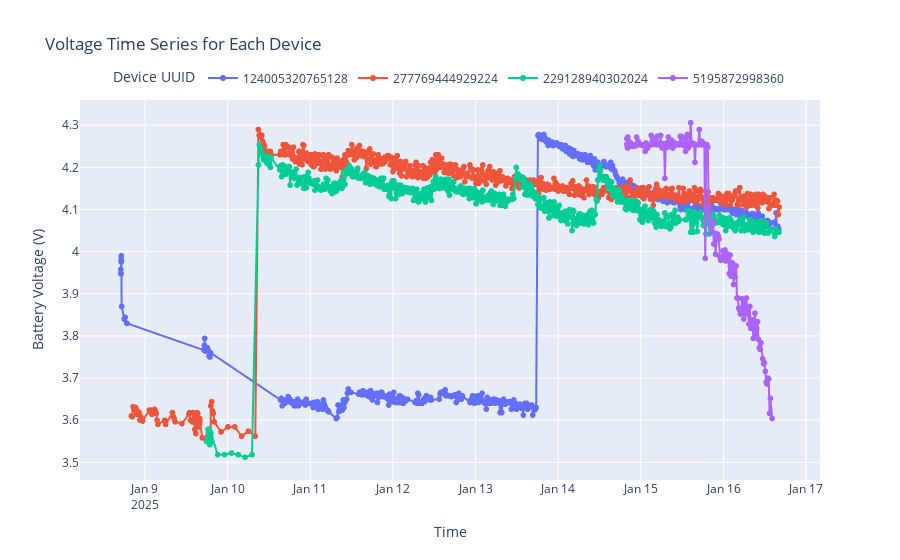

The code cell stored with this chart in its notebook:
### Code cell
import pandas as pd
import plotly.express as px

# Fetch all documents from the collection
documents = collection.find(
    {}, {"meta.uuid": 1, "time.server.UTC": 1, "meta.power.battery.voltage": 1})

# Prepare data for plotting
data = []
for doc in documents:
    # Extract relevant fields
    uuid = doc.get("meta", {}).get("uuid")
    if isinstance(uuid, dict):
        uuid = uuid.get("$numberLong")
    timestamp = doc.get("time", {}).get("server", {}).get("UTC")
    voltage = doc.get("meta", {}).get(
        "power", {}).get("battery", {}).get("voltage")

    # Add to the data list if all fields are present
    if uuid and timestamp and voltage:
        data.append(
            {"UUID": str(uuid), "Timestamp": timestamp, "Voltage": voltage})

# Convert to a DataFrame
df = pd.DataFrame(data)

# Convert Timestamp to datetime for proper plotting
df['Timestamp'] = pd.to_datetime(df['Timestamp'])

# Plot time series for each device with markers
fig = px.line(
    df,
    x="Timestamp",
    y="Voltage",
    color="UUID",
    title="Voltage Time Series for Each Device",
    labels={"Timestamp": "Time",
            "Voltage": "Battery Voltage (V)", "UUID": "Device UUID"},
    markers=True  # Enable markers on the line plot
)

# Move the legend to the top
fig.update_layout(
    legend=dict(
        orientation="h",  # Horizontal legend
        yanchor="bottom",
        y=1.02,  # Position above the plot
        xanchor="center",
        x=0.5  # Center the legend
    )
)

# Show the plot
fig.show()

### Figure 1 — Plotly figure (JSON) as saved in the notebook; plotly's stock layout.template omitted (floating-point values rounded to 4 significant figures; data arrays with more than 128 entries replaced by an {"elided": "..."} marker saying what was removed)
{"data": [{"hovertemplate": "Device UUID=124005320765128<br>Time=%{x}<br>Battery Voltage (V)=%{y}<extra></extra>", "legendgroup": "124005320765128", "line": {"color": "#636efa", "dash": "solid"}, "marker": {"symbol": "circle"}, "mode": "lines+markers", "name": "124005320765128", "showlegend": true, "type": "scattergl", "x": {"elided": "555 str values"}, "xaxis": "x", "y": {"elided": "555 float values"}, "yaxis": "y"}, {"hovertemplate": "Device UUID=277769444929224<br>Time=%{x}<br>Battery Voltage (V)=%{y}<extra></extra>", "legendgroup": "277769444929224", "line": {"color": "#EF553B", "dash": "solid"}, "marker": {"symbol": "circle"}, "mode": "lines+markers", "name": "277769444929224", "showlegend": true, "type": "scattergl", "x": {"elided": "662 str values"}, "xaxis": "x", "y": {"elided": "662 float values"}, "yaxis": "y"}, {"hovertemplate": "Device UUID=229128940302024<br>Time=%{x}<br>Battery Voltage (V)=%{y}<extra></extra>", "legendgroup": "229128940302024", "line": {"color": "#00cc96", "dash": "solid"}, "marker": {"symbol": "circle"}, "mode": "lines+markers", "name": "229128940302024", "showlegend": true, "type": "scattergl", "x": {"elided": "600 str values"}, "xaxis": "x", "y": {"elided": "600 float values"}, "yaxis": "y"}, {"hovertemplate": "Device UUID=5195872998360<br>Time=%{x}<br>Battery Voltage (V)=%{y}<extra></extra>", "legendgroup": "5195872998360", "line": {"color": "#ab63fa", "dash": "solid"}, "marker": {"symbol": "circle"}, "mode": "lines+markers", "name": "5195872998360", "showlegend": true, "type": "scattergl", "x": {"elided": "169 str values"}, "xaxis": "x", "y": {"elided": "169 float values"}, "yaxis": "y"}], "layout": {"legend": {"orientation": "h", "title": {"text": "Device UUID"}, "tracegroupgap": 0, "x": 0.5, "xanchor": "center", "y": 1.02, "yanchor": "bottom"}, "title": {"text": "Voltage Time Series for Each Device"}, "xaxis": {"anchor": "y", "domain": [0, 1], "title": {"text": "Time"}}, "yaxis": {"anchor": "x", "domain": [0, 1], "title": {"text": "Battery Voltage (V)"}}}}
